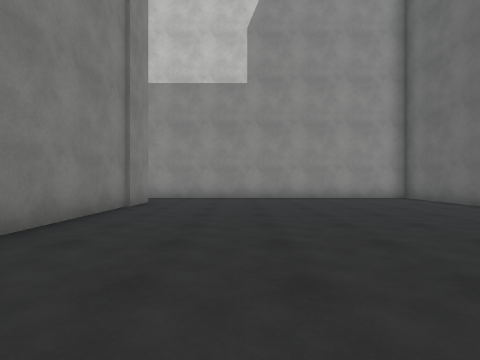
View 1 (above)

16 first-person views from a walk through a Unity game level. The camera is 1.2 m above the floor, looks level and sees 85° across. The floor is counted in squares, 2 m on a side. Each view is taken from the middle of a square. On the plan, view 1 faces up. The plan holds only what a view shows up to about 9 squares ahead; the rest is blank. The place goes on beyond the plan. The player is left out. Surface patterns are stand-ins for the level's own textures.

View 2
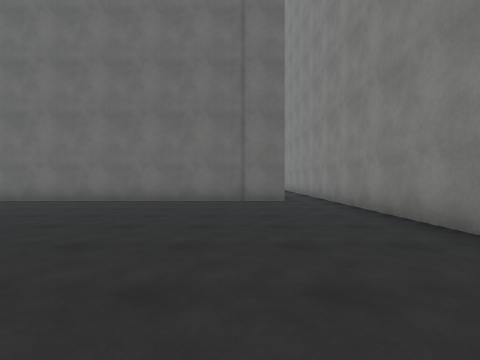

View 3
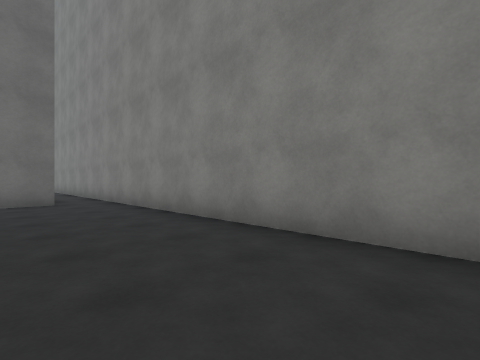

View 4
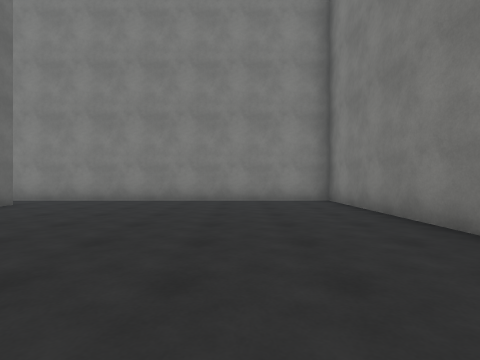

View 5
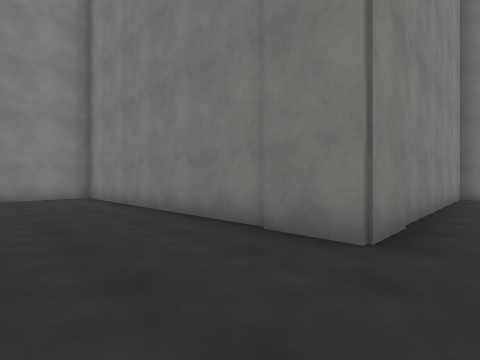

View 6
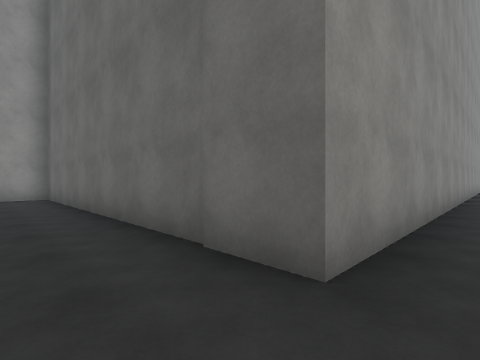

View 7
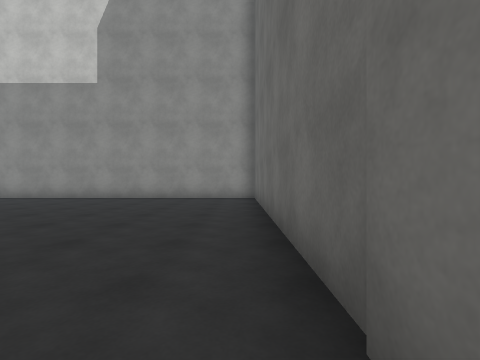

View 8
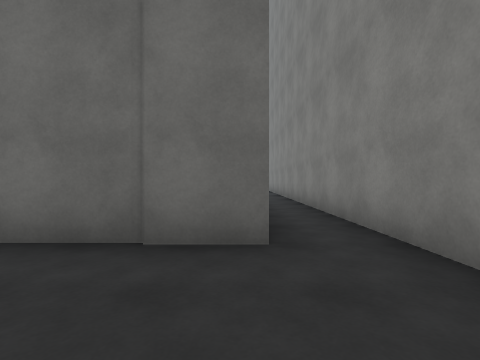

View 9
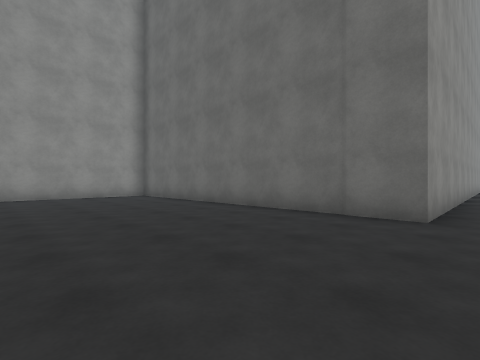

View 10
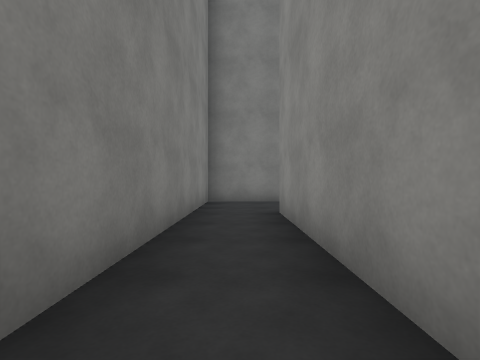

View 11
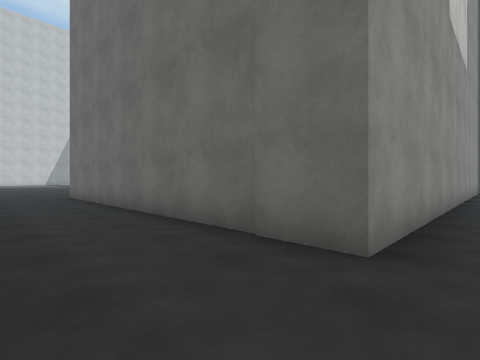

View 12
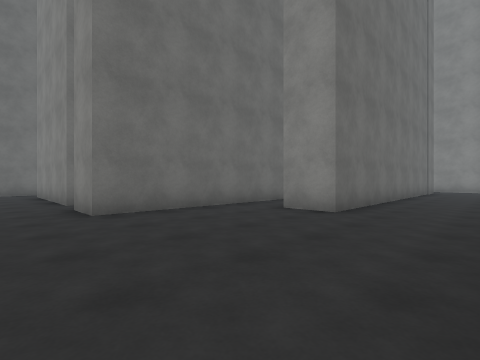

View 13
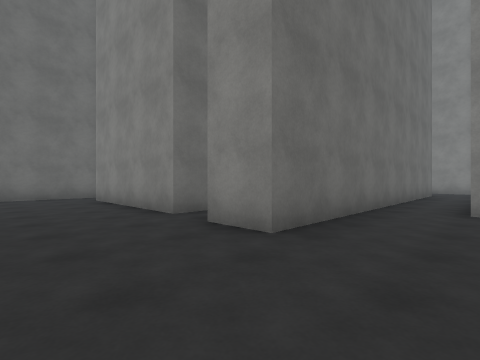

View 14
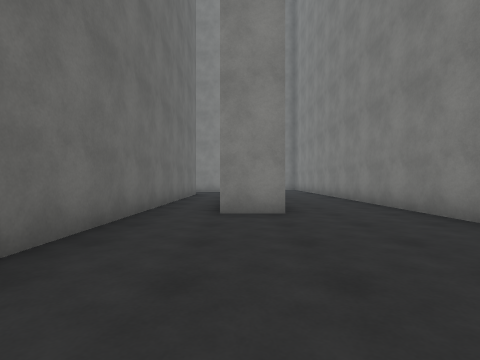

View 15
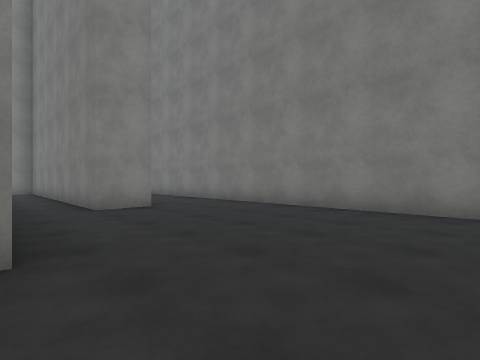

View 16
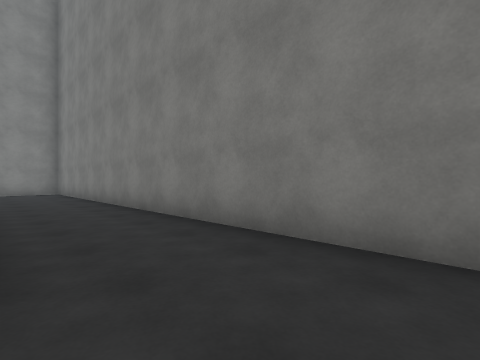

### Floor plan
Points are (right, up) in squares from view 1. A wall is a line through its corners. A room is listed if a view was taken in it or the views show most of it. See-through windows are left out.
Room 1 (views 1, 2, 3, 4, 5, 6, 7, 8, 9)
walls: (-2.6, 7.1) (-2.6, -1.6) (11.9, -1.6); (15.8, -0.3) (5.5, -0.3) (5.5, 8.7) (-2.4, 8.7)
ways out: opening at (-3, 8) to room 2
Room 2 (views 10, 11, 12, 13, 14, 15, 16)
walls: (-2.9, 20.8) (-2.9, 21.7) (1.5, 21.7); (-5.2, 13) (-5.2, 21.7) (-4, 21.7); (-10.3, 23.9) (-10.3, 7.1) (-2.6, 7.1); (2.7, 21.1) (2.7, 23.6); (-2.4, 8.7) (-7.8, 8.7) (-7.8, 18.3) (-6.6, 18.3) (-6.6, 13)
ways out: opening at (-3, 8) to room 1; gap at (-3, 21)

Where each view was taken, in squares from view 1:
view 1: 0 up, 0 right, facing up
view 2: 1 up, 2 left, facing right
view 3: 1 up, 2 left, facing down-right
view 4: 6 up, 0 right, facing down
view 5: 8 up, 0 right, facing down-left
view 6: 1 down, 4 right, facing up-right
view 7: 0 up, 5 right, facing up
view 8: 0 up, 3 right, facing right
view 9: 1 down, 1 right, facing up-right
view 10: 8 up, 3 left, facing left
view 11: 8 up, 10 left, facing up-right
view 12: 23 up, 10 left, facing down-right
view 13: 24 up, 7 left, facing down-right
view 14: 23 up, 7 left, facing down
view 15: 24 up, 5 left, facing down-left
view 16: 20 up, 8 left, facing down-left
